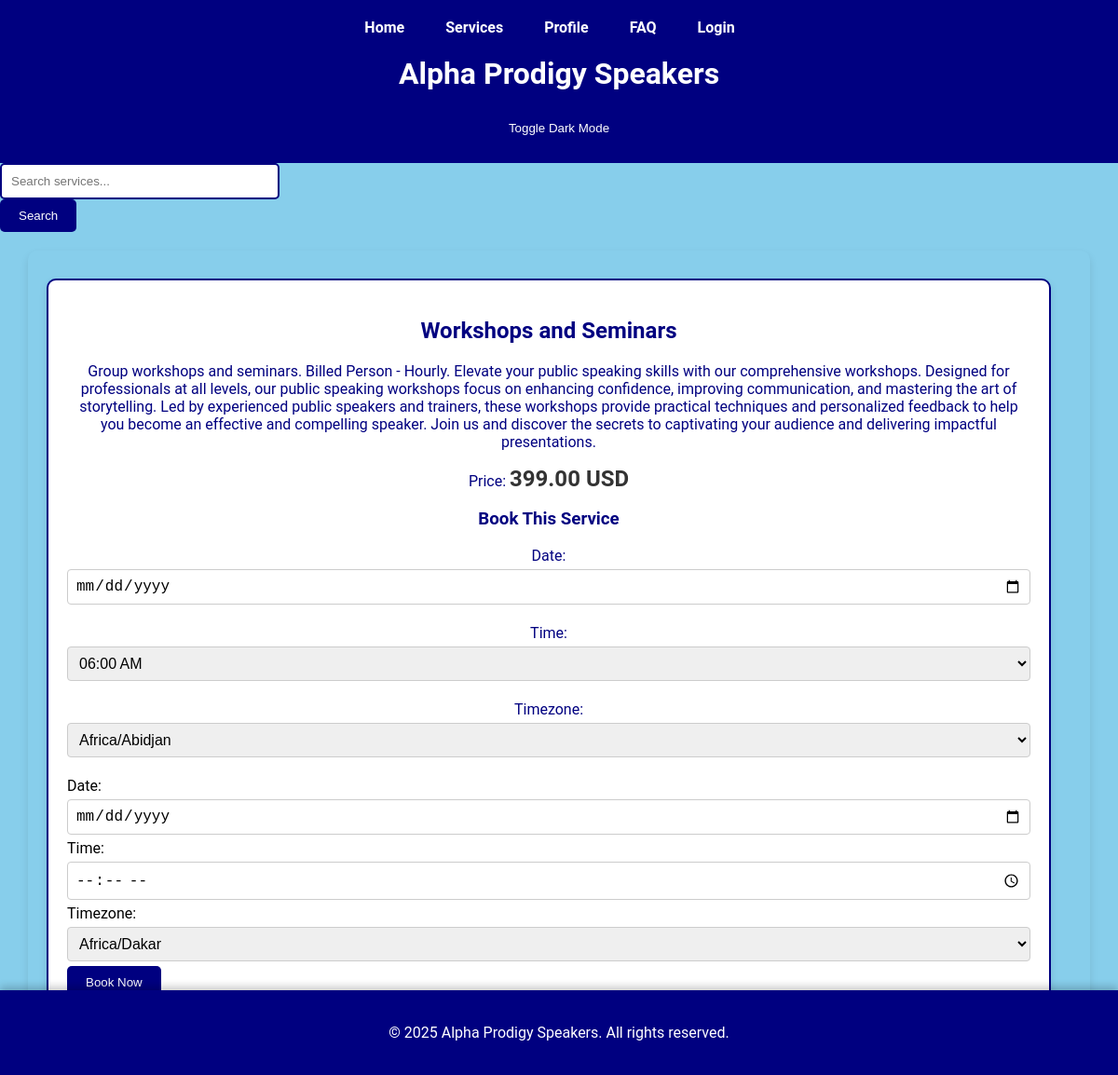
The app's page /speakers/book/3/ with its own data.
### speakers/models.py (models this page shows, shortened)
class Service(models.Model):
    name = models.CharField(max_length=100)
    description = models.TextField()
    price = models.DecimalField(max_digits=10, decimal_places=2)
    class Meta:
        ordering = ['name']  # Order by name by default

### speakers/views.py (the view)
# urls.py: path('book/<int:service_id>/', views.booking_view, name='booking'),
def booking_view(request, service_id):
    service = Service.objects.get(id=service_id)
    if request.method == 'POST':
        form = BookingForm(request.POST)
        if form.is_valid():
            booking = form.save(commit=False)
            booking.user = request.user
            booking.service = service
            booking.save()
            return redirect('payment', booking_id=booking.id)
    else:
        form = BookingForm()
    return render(request, 'booking.html', {'service': service, 'form': form})

### templates/htmls/booking.html (shortened to what this page needs)
{% extends 'base.html' %}
{% block content %}
<section id="service-detail">
    <h2>{{ service.name }}</h2>
    <p>{{ service.description }}</p>
    <p>Price: <span class="price">{{ service.price }} USD</span></p>
    <h3>Book This Service</h3>
    <form method="post" class="booking-form">
        {{ form.as_p }}
        <label for="date">Date:</label>
        <input type="date" id="date" name="date" required>
        <label for="time">Time:</label>
        <input type="time" id="time" name="time" required>
        <label for="timezone">Timezone:</label>
        <select id="timezone" name="timezone" class="timezone-dropdown" required>
            <option value="Africa/Dakar">Africa/Dakar</option>
        </select>
        <button type="submit" class="btn">Book Now</button>
    </form>
</section>
{% endblock %}

### static/styles.css (style rules this page uses)
body { font-family: 'Roboto', sans-serif; background-color: skyblue; margin: 0; padding: 0; }
body { overflow-x: hidden; }
section { background-color: white; border: 2px solid navy; border-radius: 10px; padding: 20px; margin-bottom: 20px; margin-top: 10px; box-shadow: 0 4px 8px rgba(0, 0, 0, 0.1); transition: transform 0.2s; width: 98%; box-sizing: border-box; }
button[type="submit"], .btn { display: inline-block; padding: 10px 20px; background-color: navy; color: white; text-decoration: none; border-radius: 5px; border: none; cursor: pointer; transition: background-color 0.3s, transform 0.3s; }
input[type="submit"], button[type="submit"] { display: inline-block; padding: 10px 20px; background-color: navy; color: white; text-decoration: none; border-radius: 5px; border: none; cursor: pointer; transition: background-color 0.3s, transform 0.3s; }
p, h1, h2, h3, a { color: navy; text-align: center; }
.price { font-size: 24px; font-weight: bold; color: #333; margin-top: 10px; }
.booking-form input[type="date"], .booking-form input[type="time"], .booking-form select { font-size: 16px; padding: 8px; margin: 5px 0; border: 1px solid #ccc; border-radius: 4px; width: 100%; box-sizing: border-box; }
.timezone-dropdown { font-size: 16px; padding: 8px; margin: 5px 0; border: 1px solid #ccc; border-radius: 4px; width: 100%; box-sizing: border-box; }

### records on screen
Service: name "Workshops and Seminars", description "Group workshops and seminars. Billed Person - Hourly. Elevate your public speaking skills with our comprehensive workshops. Designed for professionals at all levels, our public speaking workshops focus on enhancing confidence, improving communication, and mastering the art of storytelling. Led by experienced public speakers and trainers, these workshops provide practical techniques and personalized feedback to help you become an effective and compelling speaker. Join us and discover the secrets to captivating your audience and delivering impactful presentations.", price "399.00"
